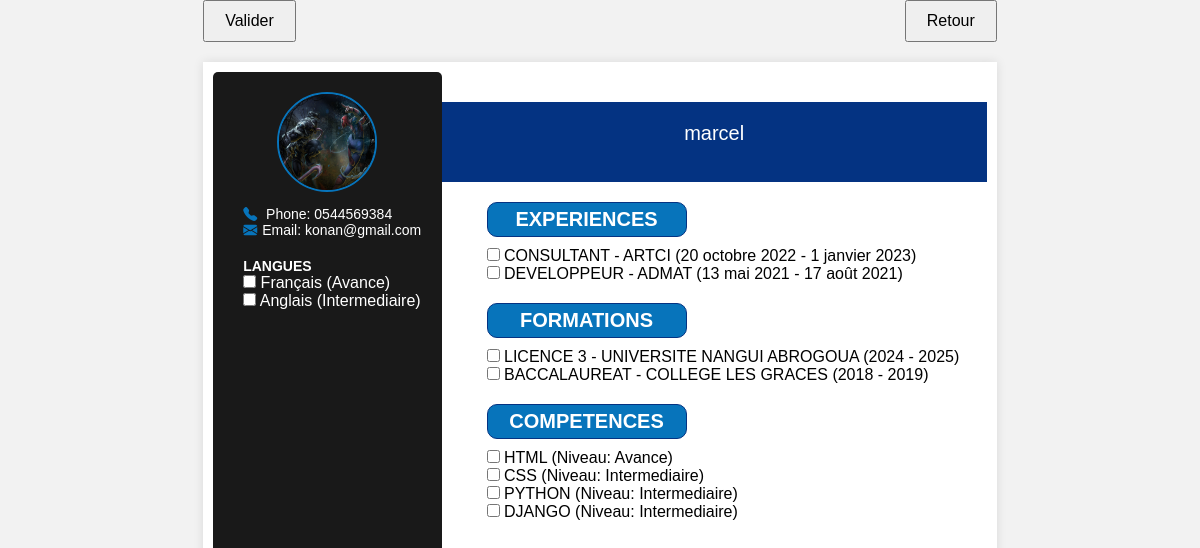
Screenshot of /cv1/ (signed in) with the database file from the repository.
### trombi/models.py (models this page shows, shortened)
class Utilisateur(AbstractUser):
    telephone = models.CharField(max_length=20, blank=True)
    adresse = models.CharField(max_length=20,blank=True)
    photo = models.ImageField(upload_to='photos/', blank=True)
    date_naissance = models.DateField(null=True, verbose_name="Année de début")
    groups = models.ManyToManyField(
        Group,
        related_name="custom_user_groups",  # Nom unique
        blank=True,
        help_text="Les groupes auxquels cet utilisateur appartient.",
        verbose_name="groupes",
    )
    user_permissions = models.ManyToManyField(
        Permission,
        related_name="custom_user_permissions",  # Nom unique
        blank=True,
        help_text="Les permissions spécifiques à cet utilisateur.",
        verbose_name="permissions de l’utilisateur",
    )
    class Meta:
        verbose_name = 'Utilisateur'
        verbose_name_plural = 'Utilisateurs'

class Langue(models.Model):
    NIVEAUX_CECRL = [
        ('Débutant', 'Débutant'),
        ('Intermédiaire', 'Intermédiaire'),
        ('Avancé', 'Avancé'),
    ]
    utilisateur = models.ForeignKey(Utilisateur, on_delete=models.CASCADE, related_name='user_langues')
    cv = models.ManyToManyField(CV, related_name='langues_cv', blank=True)
    libelle = models.CharField(max_length=50)
    niveau = models.CharField(max_length=100)
    class Meta:
        verbose_name = 'Langue'
        verbose_name_plural = 'Langues'
        unique_together = ['utilisateur', 'libelle']

class Experience(models.Model):
    utilisateur = models.ForeignKey(Utilisateur, on_delete=models.CASCADE, related_name='user_experiences')
    cv = models.ManyToManyField(CV, related_name='experiences_cv', blank=True)
    poste = models.CharField(max_length=200)
    entreprise = models.CharField(max_length=200)
    annee_debut_exp = models.DateField(null=True, verbose_name="Année de début")
    annee_fin_exp = models.DateField(null=True, verbose_name="Année de début")
    description = models.TextField()
    class Meta:
        verbose_name = 'Expérience'
        verbose_name_plural = 'Expériences'
        ordering = ['-annee_debut_exp']

class Formation(models.Model):
    utilisateur = models.ForeignKey(Utilisateur, on_delete=models.CASCADE, related_name='user_formations')
    cv = models.ManyToManyField(CV, related_name='formations_cv', blank=True)
    diplome = models.CharField(max_length=200)
    etablissement = models.CharField(max_length=200)
    annee_debut_educ = models.IntegerField(null=True, verbose_name="Année de début")
    annee_fin_educ = models.IntegerField(null=True, verbose_name="Année de début")
    description = models.TextField(blank=True)
    class Meta:
        verbose_name = 'Formation'
        verbose_name_plural = 'Formations'
        ordering = ['-annee_debut_educ']

class Competence(models.Model):
    NIVEAUX_CECRL = [
        ('Débutant', 'Débutant'),
        ('Intermédiaire', 'Intermédiaire'),
        ('Avancé', 'Avancé'),
    ]
    utilisateur = models.ForeignKey(Utilisateur, on_delete=models.CASCADE, related_name='user_competences')
    cv = models.ManyToManyField(CV, related_name='competences_cv', blank=True)
    libelle = models.CharField(max_length=100)
    niveau = models.CharField(max_length=100)
    class Meta:
        verbose_name = 'Compétence'
        verbose_name_plural = 'Compétences'
        unique_together = ['utilisateur', 'libelle']

### trombi/views.py (the view)
# urls.py: path("cv1/", views.creer_cv, name="cv1"),
@login_required
def creer_cv(request):
    utilisateur = request.user
    langues = Langue.objects.filter(utilisateur=utilisateur) if utilisateur.is_authenticated else []
    competences = Competence.objects.filter(utilisateur=utilisateur) if utilisateur.is_authenticated else []
    experiences = Experience.objects.filter(utilisateur=utilisateur) if utilisateur.is_authenticated else []
    formations = Formation.objects.filter(utilisateur=utilisateur) if utilisateur.is_authenticated else []
    return render(request, "trombi/cv1.html", {
        'langues': langues,
        'competences': competences,
        'experiences': experiences,
        'formations': formations,
    })

### trombi/templates/trombi/cv1.html (shortened to what this page needs)
{% load static%}
<!DOCTYPE html>
<html lang="en">
<head>
    <link rel="stylesheet" href="{% static 'css/cv.css' %}">
    <link rel="stylesheet"
        href="https://cdnjs.cloudflare.com/ajax/libs/bootstrap-icons/1.10.3/font/bootstrap-icons.min.css">
</head>
<body>
    <form action="{% url 'generer_cv'  %}" method="POST">
        <div class="form-buttons">
            <button type="submit" class="btn btn-success">Valider</button>
            <a href="{% url 'cv' %}" id="btn_link_space">
                <button type="button" class="btn btn-secondary">Retour</button>
            </a>
        </div>
        <div class="cv-container">
            <div class="sidebar">
                <div class="profile">
                    <img src="{{ request.user.photo.url  }}" alt="Profile Picture">
                </div>
                <div class="contact-info">
                    <p><i class="bi bi-telephone-fill icon-blue mg-5px"></i> <span>Phone:</span> {{request.user.telephone }}</p>
                    <p><i class="bi bi-envelope-fill icon-blue mg-5px"></i><span>Email:</span> {{ request.user.email }}
                    </p>
                </div>
                <div class="languages">
                    <h2>LANGUES</h2>
                    {% for langue in langues %}
                    <label>
                        <input type="checkbox" name="langues" value="{{ langue.id }}"> {{ langue.libelle }}
                        ({{langue.niveau}})
                    </label><br>
                    {% endfor %}
                </div>
            </div>
            <div class="main-content">
                <div class="rectangle">
                    {% if request.user.is_authenticated %}
                    <p>{{ request.user.username }}</p>
                    {% endif %}
                    <br>
                </div>
                <section class="experience">
                    <h2>EXPERIENCES</h2>
                    {% for experience in experiences %}
                    <label>
                        <input type="checkbox" name="experiences" value="{{ experience.id }}">
                        {{ experience.poste }} - {{ experience.entreprise }} ({{ experience.annee_debut_exp }} -
                        {% if experience.annee_fin_exp %}{{ experience.annee_fin_exp }}{% else %}Présent{% endif %})
                    </label><br>
                    {% endfor %}
                </section>
                <section class="education">
                    <h2>FORMATIONS</h2>
                    {% for formation in formations %}
                    <label>
                        <input type="checkbox" name="formations" value="{{ formation.id }}">
                        {{ formation.diplome }} - {{ formation.etablissement }} ({{ formation.annee_debut_educ }} -
                        {{formation.annee_fin_educ }})
                    </label><br>
                    {% endfor %}
                </section>
                <section class="skills">
                    <h2>COMPETENCES</h2>
                    {% for competence in competences %}
                    <label>
                        <input type="checkbox" name="competences" value="{{ competence.id }}"> {{ competence.libelle }}
                        (Niveau: {{ competence.niveau }})
                    </label><br>
                    {% endfor %}
                </section>
            </div>
        </div>
    </form>
</body>
</html>

### static/css/cv.css (style rules this page uses)
* { margin: 0; padding: 0; box-sizing: border-box; font-family: Arial, sans-serif; }
body { display: flex; justify-content: center; background-color: #f2f2f2; height: 100%; margin: auto; align-items: flex-start; }
.cv-container { display: flex; max-width: 210mm; min-width: 210mm; max-height: 297mm; min-height: 297mm; background-color: white; box-shadow: 0 0 10px rgba(0, 0, 0, 0.1); flex-direction: row; padding: 10px; margin: 0 auto; page-break-after: always; margin-top: 0; margin-bottom: 0; }
.sidebar { width: 230px; background-color: #191919; color: #fff; padding: 20px; text-align: center; border-radius: 5px; margin-top: 0; }
.profile img { width: 100px; height: 100px; border-radius: 50%; margin-bottom: 10px; border: 2px solid #0774bb; }
.about, .contact-info, .languages, .expertise { margin-bottom: 20px; text-align: left; padding-left: 10px; }
.about h3, .languages h2, .contact-info p { font-size: 14px; color: #fff; }
.main-content { width: 550px; padding-top: 10px; margin-bottom: 0; }
.experience, .education, .skills { padding: 15px 0 0 45px; margin: 5px 0; }
section > h2 { color: #fff; margin-bottom: 10px; padding-bottom: 5px; width: 200px; border: 1px solid #043382; text-align: center; padding: 5px; border-radius: 10px; font-size: 20px; background-color: #0774bb; }
.rectangle { height: 80px; width: 100%; margin: 20px 20px 0 0; background-color: #043382; text-align: center; padding-top: 20px; color: #ffffff; font-size: 20px; }
.icon-blue { color: #0774bb; }
.mg-5px { margin-right: 5px; }

### trombi/templates/trombi/cv1.html (style rules this page uses)
.form-buttons { display: flex; justify-content: space-between; margin-bottom: 20px; }
.btn { padding: 10px 20px; font-size: 16px; }
#btn_link_space { text-decoration: none; }

### rows the page displays
Utilisateur: user.photo (picture), user.telephone "0544569384", user.email "konan@gmail.com", user.username "marcel"
Langue: libelle "Français", niveau "Avance"
Langue: libelle "Anglais", niveau "Intermediaire"
Experience: poste "CONSULTANT", entreprise "ARTCI", annee_debut_exp "20 octobre 2022", annee_fin_exp "1 janvier 2023"
Experience: poste "DEVELOPPEUR", entreprise "ADMAT", annee_debut_exp "13 mai 2021", annee_fin_exp "17 août 2021"
Formation: diplome "LICENCE 3", etablissement "UNIVERSITE NANGUI ABROGOUA", annee_debut_educ "2024", annee_fin_educ "2025"
Formation: diplome "BACCALAUREAT", etablissement "COLLEGE LES GRACES", annee_debut_educ "2018", annee_fin_educ "2019"
Competence: libelle "HTML", niveau "Avance"
Competence: libelle "CSS", niveau "Intermediaire"
Competence: libelle "PYTHON", niveau "Intermediaire"
Competence: libelle "DJANGO", niveau "Intermediaire"
